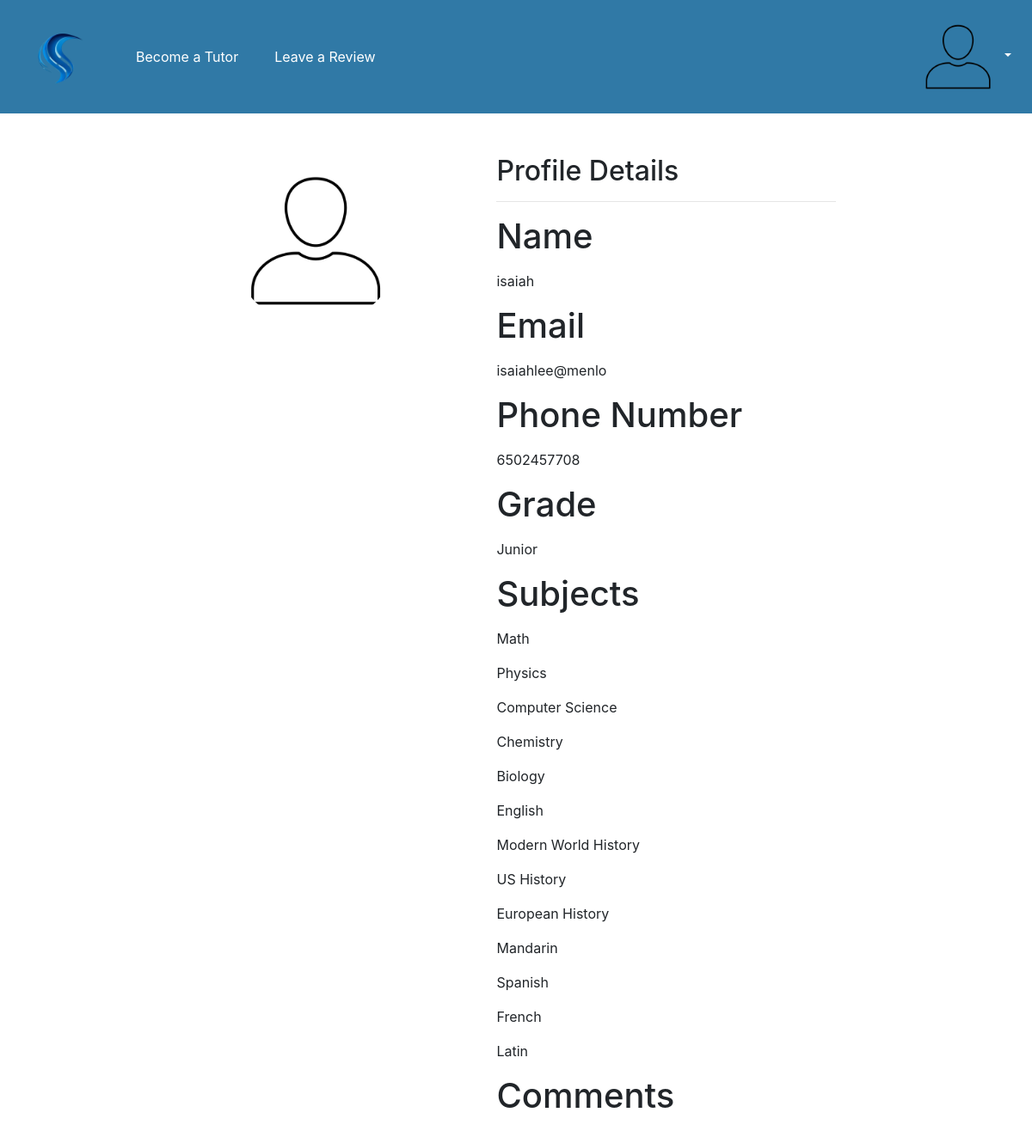
Screenshot of /profile (signed in) with the database file from the repository.
### models.py (models this page shows, shortened)
class User(Base):
    __tablename__ = "users"
    id = Column("id", INTEGER, primary_key=True)
    username = Column("username", TEXT, nullable=False)
    name = Column("name", TEXT, nullable=False)
    password = Column("password", TEXT, nullable=False)
    tutors = relationship("Tutor", secondary="ratingtags", back_populates="users")

class Tutor(Base):
    __tablename__ = "tutors"
    id = Column("id", INTEGER, primary_key=True)
    bio = Column("bio", TEXT, nullable=False)
    intro = Column("intro", TEXT, nullable=False)
    grade = Column("grade", TEXT, nullable=False)
    phone = Column("phone", TEXT, nullable=False)
    email = Column("email", TEXT, nullable=False)
    user_id = Column(INTEGER, ForeignKey('users.id'), nullable=False)
    users = relationship("User", secondary="ratingtags", back_populates="tutors")
    subjects = relationship("Subject", secondary="subjecttags", back_populates="tutors")

class Subject(Base):
    __tablename__ = "subjects"
    id = Column("id", INTEGER, primary_key=True)
    name = Column("name", TEXT, nullable=False)
    tutors = relationship("Tutor", secondary="subjecttags", back_populates="subjects")

### app.py (the view)
@app.route("/profile")
def profile():
    if "username" in session:
        user = db_session.query(User).filter(User.username == session["username"]).first()
        tutorcheck = db_session.query(Tutor).where(Tutor.user_id == user.id).first()
        if(tutorcheck):
            comments = db_session.query(RatingTag).where(RatingTag.tutor_id == tutorcheck.id).order_by(RatingTag.id.desc()).limit(3).all()
            subjects = tutorcheck.subjects
            return render_template("profile.html", user=user, tutorcheck=tutorcheck, comments=comments, subjects=subjects)
        else:
            comments = db_session.query(RatingTag).where(RatingTag.user_id == user.id).order_by(RatingTag.id.desc()).limit(3).all()
            return render_template("profile.html", user=user, tutorcheck=tutorcheck, comments=comments)
    else:
        return redirect(url_for("login"))

### app.py (called while the page is built)
@app.before_request
def setup():
    init_db()

### database.py (called while the page is built)
def init_db():
    import models
    Base.metadata.create_all(bind=engine)

### templates/profile.html (shortened to what this page needs)
{% extends "base.html" %}
  {% block style %}
    <link rel="stylesheet" type="text/css" href="{{url_for('static', filename='styles/profile.css')}}">
    {% endblock %}
    {% block content %}
    <div class="container">
        <div class="row mt-5">
          <div class="col-md-4 offset-md-1">
            <div class="profile-picture text-center">
              <img src="{{url_for('static', filename='images/profile.png')}}" alt="Profile Picture" class="rounded-circle">
            </div>
          </div>
          <div class="col-md-6">
            <div class="profile-details">
              <h2>Profile Details</h2>
              <hr>
              <div class="form-group">
                <h1><label for="name">Name</label></h1>
                <p>{{user.name}}</p>
              </div>
              {%if tutorcheck:%}
                <div class="form-group">
                  <h1><label for="email">Email</label></h1>
                  <p>{{tutorcheck.email}}</p>
                </div>
                <div class="form-group">
                  <h1><label for="phone">Phone Number</label></h1>
                  <p>{{tutorcheck.phone}}</p>
                </div>
                <div class="form-group">
                  <h1><label for="grade">Grade</label></h1>
                  <p>{{tutorcheck.grade}}</p>
                </div>
                <div class="form-group">
                  <h1><label for="subjects">Subjects</label></h1>
                  {%for subject in subjects:%}
                    <p>{{subject.name}}</p>
                  {%endfor%}
                </div>
              {%endif%}
              <div class="form-group">
                <h1><label for="phone">Comments</label></h1>
              </div>
            </div>
          </div>
        </div>
      </div>
    {% endblock %}

### static/styles/profile.css (style rules this page uses)
.container { max-width: 960px; }
.profile-picture img { width: 200px; height: 200px; }
.profile-details { padding-left: 40px; }

### rows the page displays
User: name "isaiah"
Tutor: email "isaiahlee@menlo", phone "6502457708", grade "Junior"
Subject: name "Math"
Subject: name "Physics"
Subject: name "Computer Science"
Subject: name "Chemistry"
Subject: name "Biology"
Subject: name "English"
Subject: name "Modern World History"
Subject: name "US History"
Subject: name "European History"
Subject: name "Mandarin"
Subject: name "Spanish"
Subject: name "French"
Subject: name "Latin"
